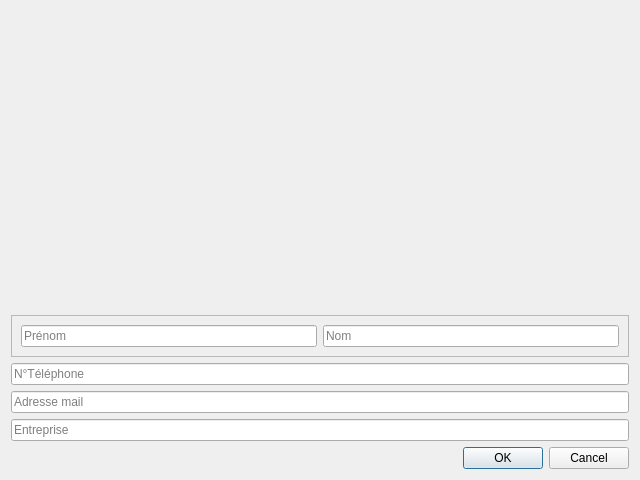
<?xml version="1.0" encoding="UTF-8"?>
<ui version="4.0">
 <class>Dialog</class>
 <widget class="QDialog" name="Dialog">
  <property name="geometry">
   <rect>
    <x>0</x>
    <y>0</y>
    <width>640</width>
    <height>480</height>
   </rect>
  </property>
  <property name="windowTitle">
   <string>Dialog</string>
  </property>
  <layout class="QVBoxLayout" name="verticalLayout">
   <item>
    <widget class="QFrame" name="frame_2">
     <property name="frameShape">
      <enum>QFrame::NoFrame</enum>
     </property>
     <property name="frameShadow">
      <enum>QFrame::Plain</enum>
     </property>
     <layout class="QHBoxLayout" name="horizontalLayout_2">
      <item>
       <widget class="QPushButton" name="photoPathEdit">
        <property name="sizePolicy">
         <sizepolicy hsizetype="Minimum" vsizetype="Minimum">
          <horstretch>0</horstretch>
          <verstretch>0</verstretch>
         </sizepolicy>
        </property>
        <property name="maximumSize">
         <size>
          <width>150</width>
          <height>150</height>
         </size>
        </property>
        <property name="text">
         <string/>
        </property>
        <property name="flat">
         <bool>true</bool>
        </property>
       </widget>
      </item>
     </layout>
    </widget>
   </item>
   <item>
    <widget class="QFrame" name="frame">
     <property name="sizePolicy">
      <sizepolicy hsizetype="Minimum" vsizetype="Maximum">
       <horstretch>0</horstretch>
       <verstretch>0</verstretch>
      </sizepolicy>
     </property>
     <property name="frameShape">
      <enum>QFrame::StyledPanel</enum>
     </property>
     <property name="frameShadow">
      <enum>QFrame::Raised</enum>
     </property>
     <layout class="QHBoxLayout" name="horizontalLayout">
      <item>
       <widget class="QLineEdit" name="firstNameEdit">
        <property name="placeholderText">
         <string>Prénom</string>
        </property>
       </widget>
      </item>
      <item>
       <widget class="QLineEdit" name="lastNameEdit">
        <property name="placeholderText">
         <string>Nom</string>
        </property>
       </widget>
      </item>
     </layout>
    </widget>
   </item>
   <item>
    <widget class="QLineEdit" name="phoneNumberEdit">
     <property name="placeholderText">
      <string>N°Téléphone</string>
     </property>
    </widget>
   </item>
   <item>
    <widget class="QLineEdit" name="mailEdit">
     <property name="placeholderText">
      <string>Adresse mail</string>
     </property>
    </widget>
   </item>
   <item>
    <widget class="QLineEdit" name="companyNameEdit">
     <property name="placeholderText">
      <string>Entreprise</string>
     </property>
    </widget>
   </item>
   <item>
    <widget class="QDialogButtonBox" name="buttonBox">
     <property name="orientation">
      <enum>Qt::Horizontal</enum>
     </property>
     <property name="standardButtons">
      <set>QDialogButtonBox::Cancel|QDialogButtonBox::Ok</set>
     </property>
    </widget>
   </item>
  </layout>
 </widget>
 <resources/>
 <connections>
  <connection>
   <sender>buttonBox</sender>
   <signal>accepted()</signal>
   <receiver>Dialog</receiver>
   <slot>accept()</slot>
   <hints>
    <hint type="sourcelabel">
     <x>248</x>
     <y>254</y>
    </hint>
    <hint type="destinationlabel">
     <x>157</x>
     <y>274</y>
    </hint>
   </hints>
  </connection>
  <connection>
   <sender>buttonBox</sender>
   <signal>rejected()</signal>
   <receiver>Dialog</receiver>
   <slot>reject()</slot>
   <hints>
    <hint type="sourcelabel">
     <x>316</x>
     <y>260</y>
    </hint>
    <hint type="destinationlabel">
     <x>286</x>
     <y>274</y>
    </hint>
   </hints>
  </connection>
 </connections>
</ui>
